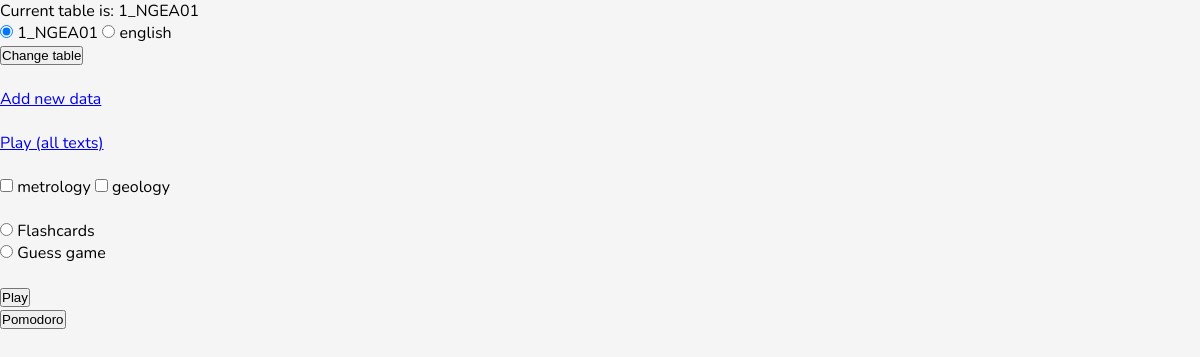
/, run on an earlier commit of the app's database.
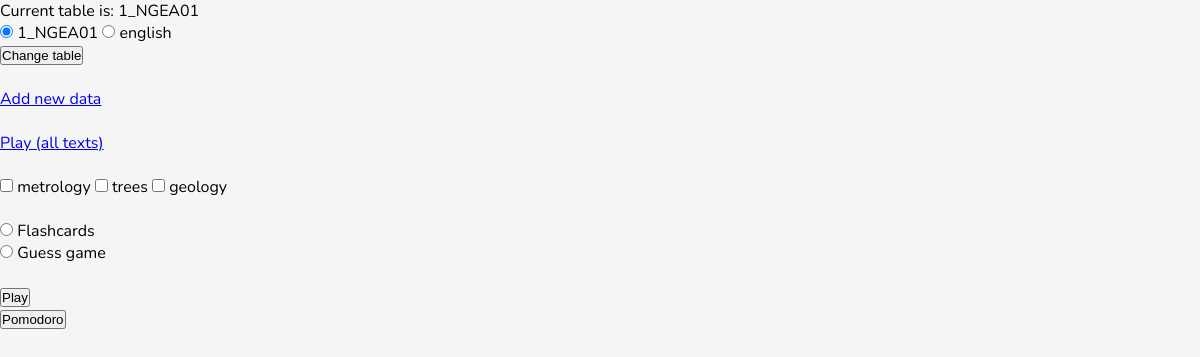
And on a later commit of the database.
### tables this page shows
CREATE TABLE "1_NGEA01" (
	"id"	INTEGER,
	"text1"	TEXT,
	"text2"	TEXT,
	"category"	TEXT,
	PRIMARY KEY("id" AUTOINCREMENT)
);

### app.py (the view)
@app.route("/", methods=['get', 'post'])
def index():
    table_select = request.form.get('table_select')
    if table_select and table_select not in ['Flashcards', 'Guess game']:
        db_hand.set_current_table(table_select)
        config_hand.set_last_opened_table(table_select)
    cats = db_hand.get_all_categories()
    tables = db_hand.get_tables()
    last_table = config_hand.get_last_opened_table()
    return render_template("index.html", categories=cats, tables=tables, last_table=last_table)

### app.py (called while the page is built)
@app.teardown_appcontext
def close_connection(exception):
    db = getattr(g, '_database', None)
    if db is not None:
        db.close()

### config_handler.py (called while the page is built)
    def get_last_opened_table(self):
        return config.get('DATABASE', 'last_opened_table')

### db_handler.py (called while the page is built)
    def get_all_categories(self):
        self.cursor.execute(f'SELECT {category_string} FROM "{self.current_table}"')
        data = self.cursor.fetchall()
        return (e[0] for e in set(data))

    def get_tables(self):
        ex = '''SELECT name FROM sqlite_master WHERE type="table"'''
        self.cursor.execute(ex)
        return [t[0] for t in self.cursor.fetchall() if not 'sqlite' in t[0]]

### templates/index.html (shortened to what this page needs)
<!DOCTYPE html>
<html>
    <head>
        <link rel="stylesheet" href="https://cdnjs.cloudflare.com/ajax/libs/font-awesome/6.1.1/css/all.min.css">
        <link rel="stylesheet" href="{{ url_for('static', filename='style.css') }}">
        <p>Current table is: {{ last_table }}</p>
        <form action="/" method="post">
            {% for table in tables %}
                {% if table == last_table %}
                    <input type="radio" name="table_select" value="{{ table }}" checked>
                {% else %}
                    <input type="radio" name="table_select" value="{{ table }}">
                {%  endif %}
            <label for="{{ table }}">{{ table }}</label>
            {% endfor %}
            <br>
            <input type="submit" value="Change table">
        </form>
        <br>
    </head>
    <body>
        <a href="{{ url_for('add_data')}}">Add new data</a>
        <br><br>
        <a href="{{ url_for('play_all')}}">Play (all texts)</a>
        <br><br>
        <form action="/play_category" method="post">
            {% for cat in categories %}
            <input type="checkbox", name="{{ cat }}">
            <label for="{{ cat }}">{{ cat }}</label>
            {% endfor %}
            <br><br>
            <input type="radio" name="table_select" value="Flashcards">
            <label for="Flashcards">Flashcards</label>
            <br>
            <input type="radio" name="table_select" value="Guess game">
            <label for="Guess game">Guess game</label>
            <br><br>
            <input type="submit" value="Play">
        </form>
        <form action="/pomodoro">
            <input type="submit" value="Pomodoro">
        </form>
    </body>
</html>

What changed in the data, as far as the page shows it:
added 1_NGEA01: category "trees"
